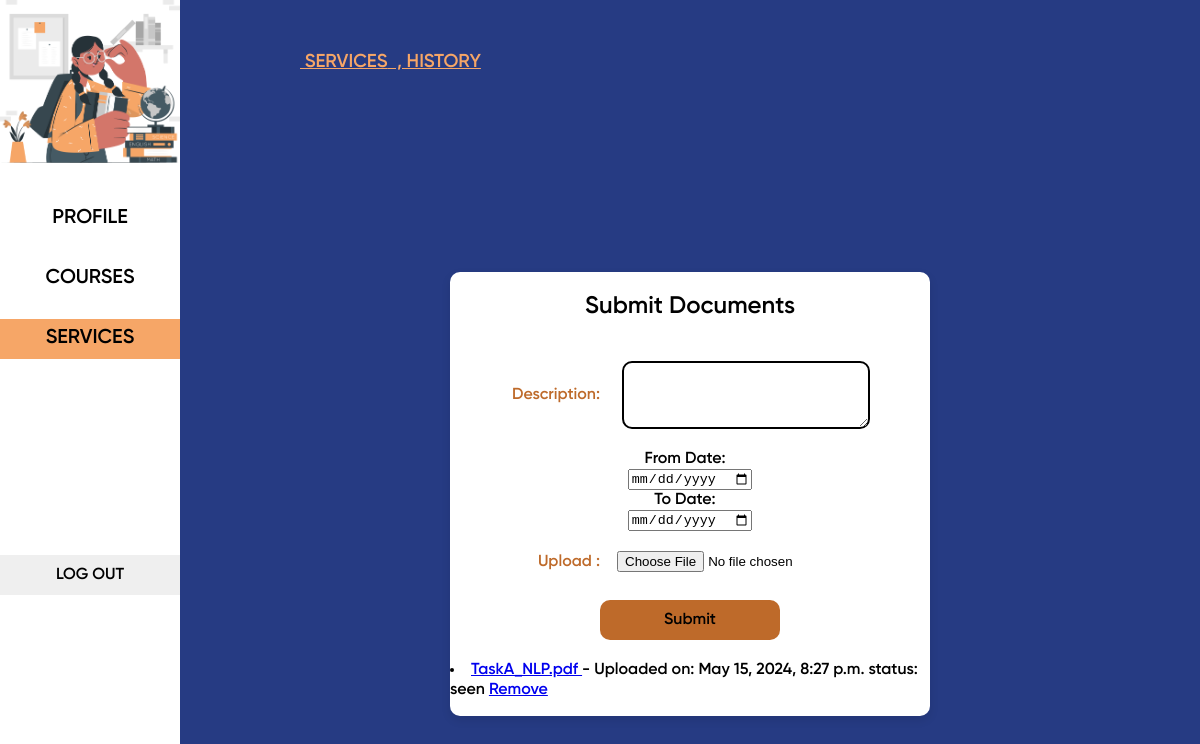
Page /student_document_submission/ (signed in) on the committed database.
### dashboard/models.py (models this page shows, shortened)
class SubmittedDocument(models.Model):
    student = models.ForeignKey(CustomUser, on_delete=models.CASCADE, related_name="documents")
    description = models.TextField()
    document = models.FileField(upload_to='student_documents/')
    submitted_at = models.DateTimeField(auto_now_add=True)
    from_date = models.DateTimeField(blank=False)
    to_date = models.DateTimeField(blank=False)
    ACCEPTED_CHOICES = [
        (0, 'Not Checked'),
        (1, 'Accepted'),
        (2, 'Rejected')
    ]
    accepted = models.IntegerField(default=0, choices=ACCEPTED_CHOICES)

### dashboard/views.py (the view)
# urls.py: path('student_document_submission/',views.student_document_submission, name='student_document_submission'),
@login_required
def student_document_submission(request):
    student_courses = []
    specific_course_ids_of_a_student = students_courses.objects.filter(student_id=request.user.student.id).values_list('specific_course_id', flat=True)
    unique = []
    for id_specific_course in specific_course_ids_of_a_student:
        course_of_student = specific_course.objects.filter(specific_course_id=id_specific_course).first()
        cours = course.objects.get(course_code=course_of_student.course_code)
        group = str(course_of_student.group)
        if course_of_student.is_lecture:
            group += 'N'
        else:
            group += 'P'
        student_course = {
                'specific_course_id': course_of_student.specific_course_id,
                'course_code': cours.course_code,
                'course_name': cours.course_name,
                'group': group,
            }
        repr = str(cours.course_code) + str(cours.course_name) + group
        if repr not in unique:
            student_courses.append(student_course)
            unique.append(repr)
    documents = SubmittedDocument.objects.filter(student_id=request.user.student.id)
    context = {'status1':"",'status2':"",'status3':"active",'student_courses': student_courses, "documents": documents}
    if request.method == 'POST':
        form = DocumentSubmissionForm(request.POST, request.FILES)
        if form.is_valid():
            new_document = SubmittedDocument()
            new_document.student = request.user
            new_document.description = form.cleaned_data['description']
            new_document.document = form.cleaned_data['document']
            new_document.from_date = request.POST.get('from_date')
            new_document.to_date = request.POST.get('to_date')
            new_document.save()
            context['success']= 'Your document has been received!'
            print('received')
            context['form']=form
            return render(request, 'dashboard/document_submission_student.html',context)  # Redirect to success page after handling
        else:
            context['error']="Your document submission process had some issues Note: ONLY .pdf files please  !"
            context['form']=form
    else:
        context['form'] = DocumentSubmissionForm()
    return render(request, 'dashboard/document_submission_student.html', context)

### dashboard/forms.py
class DocumentSubmissionForm(forms.Form):
    description = forms.CharField(widget=forms.Textarea(attrs={'rows': 4}), required=True)
    document = forms.FileField(required=True,validators=[validate_file_extension])

### dashboard/templates/dashboard/document_submission_student.html (shortened to what this page needs)
{% extends "dashboard/student_base.html" %}
{% block content %}
<div class="document_submission">
    <div class="hirarchi">
        <h3 onclick="window.location.href='{% url 'dashboard:student_document_submission'%}'" >&nbsp;SERVICES</h3>
        <h3 onclick="window.location.href='{% url 'dashboard:student_document_history' %}'" >&nbsp;  , HISTORY</h3>
    </div>
    <div class="form_container">
        <form class="file_submission_form" method="post" enctype="multipart/form-data">
            <h2>Submit Documents</h2>
            <div class="form-group">
                <label for="description">Description:</label>
                <textarea name="description" id="description" class="form-control" rows="4" required></textarea>
            </div>
            <label for="from_date" style="display: inline-block; margin-right: 10px;">From Date:</label>
             <input type="date" name="from_date" id="from_date" style="display: inline-block;">
            <label for="to_date" style="display: inline-block; margin-right: 10px;">To Date:</label>
            <input type="date" name="to_date" id="to_date"  style="display: inline-block;">
            <div class="form-group">
                <label for="document">Upload :</label>
                <input type="file" name="document" id="document" class="form-control-file" required>
            </div>
            <button type="submit" class="submit_document_button">Submit</button>
            <br>
            {% for doc in documents %}
            <li>
                 <a href="{% url 'dashboard:download_document' doc.id %}">
                {{ doc.document.name|cut:"student_documents/" }}
                </a> - Uploaded on: {{ doc.submitted_at }} status:{%if doc.accepted %} seen {%else%} pending {% endif %}
                <a href="{% url 'dashboard:remove_document' doc.id %}">Remove</a>
            </li>
            {% endfor %}
        </form>
    </div>
</div>
{% endblock content %}

### static/css/student_base.css (style rules this page uses)
body,html { font-family: gilroy-600; background-color: #263B83; height: 100vh; width: 100vw; margin: 0; padding: 0; cursor: pointer; display: flex; flex-direction: row; }
.hirarchi { margin-top: 4vh; display:flex; flex-direction:row; height: 30vh; margin-left: 10vw; text-decoration: underline; color:#F6A667; }
.form_container { margin-left: 10vw; width: 65vw; display: flex; flex-direction: column; justify-content: center; align-items: center; }
.form-group label { width: 25%; text-align: right; color: #be6a2a; }
.file_submission_form { width: 40vw; display: flex; justify-content: center; align-items: center; flex-direction: column; background-color: #ffffff; border-radius: 10px; box-shadow: 0 4px 10px rgba(0, 0, 0, 0.1); padding-bottom: 2vh; }
.form-group { width: 30vw; display: flex; justify-content: space-between; align-items: center; flex-direction: row; margin: 2.5vh; }
.form-control { width: 20vw; resize: vertical; border-radius: 10px; border: 2px solid black ; }
.submit_document_button { font-family: gilroy-600; color: black; border: none; border-radius: 10px; width: 15vw; margin-top: 1vh; cursor: pointer; font-size: 2vh; height: 5vh; background-color: #be6a2a; }

### rows in the picture
SubmittedDocument: document.name "TaskA_NLP.pdf", submitted_at "May 15, 2024, 8:27 p.m.", accepted "seen"
